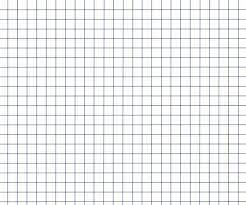
#> input picture ground.jpg, 246 x 205 px
$ python opencv_ground_test.py
#> lines starting #> are read from the running program, lines starting #| are printed output that depends on the picture; after the words box and inside, x2 and y2 are one past the last pixel; in counts of white or black regions, pixels touching at a corner belong together
import cv2
import numpy as np

# white 배경화면 생성하기
img = cv2.imread("ground.jpg",cv2.IMREAD_COLOR)
#> img is the input picture: shape (205, 246, 3); mean B, G, R 238.2, 237.5, 236.5

x1, x2 = 0, 250
y1, y2 = 0, 250

# 시작점(x1, y1)과 종료점(x2, y2)을 잇는 빨간 사각형을 그림
cv2.rectangle(img, (x1, y1), (x2, y2), (0, 0, 255))
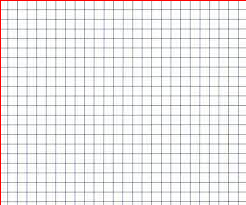
#> img: shape (205, 246, 3); 0.89% of pixels changed, all inside (x1, y1, x2, y2) = (0, 0, 246, 205)

pt1 = 10, 30
pt2 = 50, 50

# 시작점(pt1)과 종료점(pt2)을 잇는 굵기가 2인 파란 선을 그림
cv2.line(img, pt1, pt2, (255,0,0), 2)
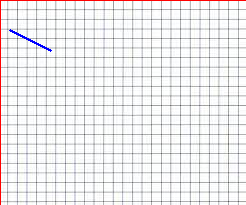
#> img: shape (205, 246, 3); 0.21% of pixels changed, all inside (x1, y1, x2, y2) = (9, 29, 52, 52)

# x start, y start, x end, y end
imgRect = (x1, y1, x2-x1, y2-y1)

# pt1에서 pt2까지의 직선이 imgRect 사각형에 의해 절단되는 좌표점을 계산
# 선이 사각 영역 밖에 있으면 retval에 False를 반환
# 접점을 반환
retval, rpt1, rpt2 = cv2.clipLine(imgRect, pt1, pt2)    # 접점(선과 선이 만나는 곳)

if retval:	# 접점이 있다면
    # 중심이 rpt1인 초록색 반지름이 5인 점을 생성, thickness(선 두께)가 -1이면 안을 채우기
    cv2.circle(img, rpt1, radius=5, color=(0, 255, 0), thickness=-1)
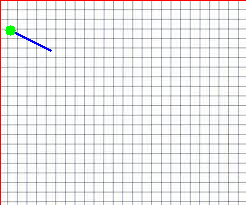
#> img: shape (205, 246, 3); 0.16% of pixels changed, all inside (x1, y1, x2, y2) = (5, 25, 16, 36)
    cv2.circle(img, rpt2, radius=5, color=(0, 255, 0), thickness=-1)
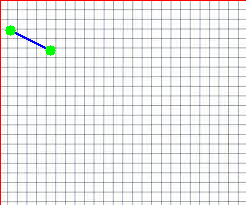
#> img: shape (205, 246, 3); 0.16% of pixels changed, all inside (x1, y1, x2, y2) = (45, 45, 56, 56)

cv2.imshow('img', img)	# 이미지 보여주기
cv2.waitKey()
cv2.destroyAllWindows()

$ run again, with xyzmap.jpg copied over ground.jpg
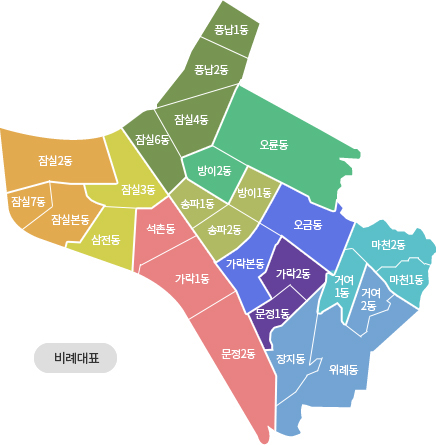
#> input picture xyzmap.jpg, 436 x 445 px
#> img is the input picture: shape (445, 436, 3); mean B, G, R 208.3, 215.9, 211.9
#> `cv2.rectangle(img, (x1, y1), (x2, y2), (0, 0, 255))`:
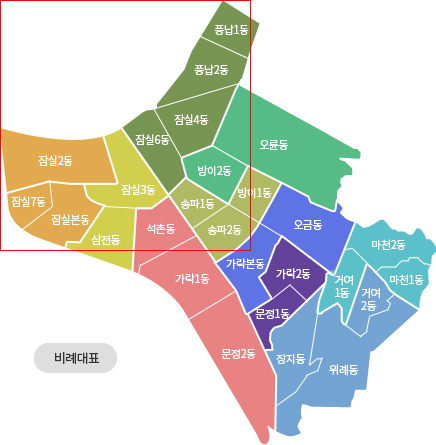
#> img: shape (445, 436, 3); 0.52% of pixels changed, all inside (x1, y1, x2, y2) = (0, 0, 251, 251)
#> `cv2.circle(img, rpt2, radius=5, color=(0, 255, 0), thickness=-1)`:
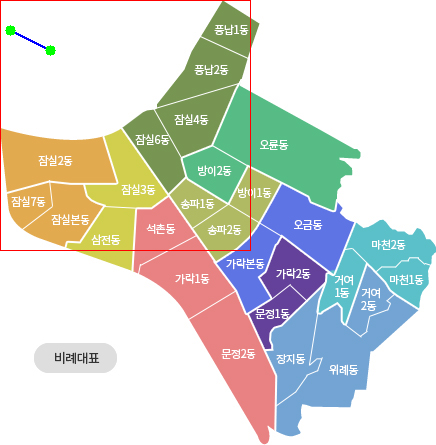
#> img: shape (445, 436, 3); mean B, G, R 207, 214.6, 211.8
